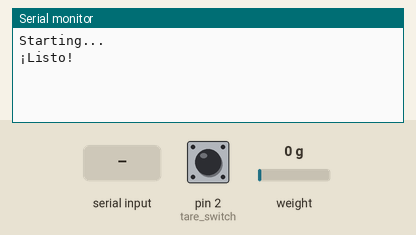
Simulated run of this sketch. Board: Arduino Uno, built with avr-gcc and run on an emulated ATmega328P. On the bench: the last lines printed to the serial monitor. The inputs (shaded band) are chosen by the test bench; at power-on: weight on the scale 0 g, pin 2 (tare_switch) HIGH.

Above: at 3.6 s.
3.7 s: weight on the scale set to 100 g
At 4.9 s:
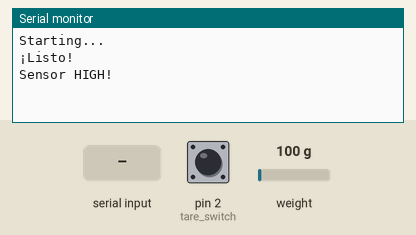
5.2 s: pin 2 (tare_switch) pulled LOW for 0.15 s
At 6.5 s:
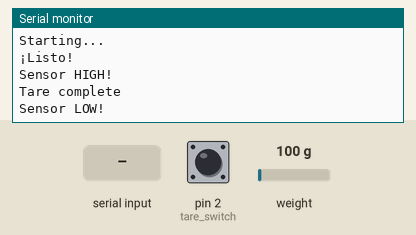
6.9 s: "p" received over Serial
At 7.2 s:
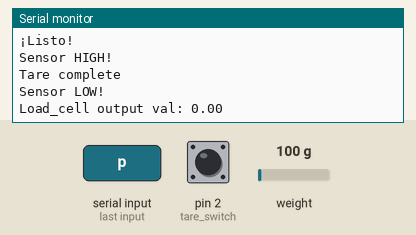

Measured:
- after the input at 3.7 s, the serial monitor: prints a new line at once (image 1)
- after the input at 5.2 s, the serial monitor: prints a new line after 0.15 s (image 2)
- after the input at 6.9 s, the serial monitor: prints a new line at once (image 3)

The sketch:

z_probe.ino
```cpp
/*
   -------------------------------------------------------------------------------------
   Sonda Z con celda de carga
   Sketch para usar una celda de carga como sonda Z para el CNC, mediante la librería HX711_ADC.

   Este sketch lee constantemente el valor entregado por el CI HX711 y lo compara con un valor preestablecido.
   Si se supera dicho valor, se activa la salida del sensor. Si baja de dicho valor, se desactiva la salida.
   Se asume que el valor de calibración está almacenado en la EEPROM, así que asegúrate de calibrarlo antes.
   Hay un pin (tare_switch) asignado para solicitar manualmente la tara (puesta a cero) del sensor.

   Leandro Bertoluzzi 2024
   -------------------------------------------------------------------------------------
   Z-probe with load cell
   Sketch to use a load cell as a Z-probe for a CNC machine, via the library HX711_ADC.

   This sketch constantly reads the value given by the HX711 IC and compares it with a fixed value.
   If the value is exceeded, the sensor output is activated. If it falls below this value, the output is deactivated.
   It assumes the calibration value is stored in the EEPROM, so be sure to calibrate it previously.
   It adds a pin (tare_switch) to manually request to tare (set to zero) the sensor.

   Leandro Bertoluzzi 2024
   -------------------------------------------------------------------------------------
*/

#include <HX711_ADC.h>
#include <EEPROM.h>

// Pins
const int HX711_dout = 4; //mcu > HX711 dout
const int HX711_sck = 5; //mcu > HX711 sck
const int sensor_output = LED_BUILTIN; //mcu > Sensor output
const int tare_switch = 2; //mcu < Tare button

// Constants
#define THRESHOLD_WEIGHT 50.0
#define HYSTERESIS 5.0
#define THRESHOLD_WEIGHT_HIGH (THRESHOLD_WEIGHT + HYSTERESIS)
#define THRESHOLD_WEIGHT_LOW (THRESHOLD_WEIGHT - HYSTERESIS)

// HX711 constructor
HX711_ADC LoadCell(HX711_dout, HX711_sck);

// Global variables
const int calVal_eepromAdress = 0;

void setup() {
  Serial.begin(57600); delay(10);
  Serial.println(); Serial.println("Starting...");

  LoadCell.begin();

  // Fetch calibration value from EEPROM
  float calibrationValue;
  EEPROM.get(calVal_eepromAdress, calibrationValue);

  // Initialize with:
  // - Stabilizing time (ms) to improve the precision
  // - Tare, to set the measured value to zero
  unsigned long stabilizingtime = 2000;
  boolean _tare = true;
  LoadCell.start(stabilizingtime, _tare);
  if (LoadCell.getTareTimeoutFlag()) {
    Serial.println("Timeout, chequear la conexión MCU>HX711");
    while (1);
  }
  else {
    LoadCell.setCalFactor(calibrationValue);
    Serial.println("¡Listo!");
  }

  // Initialize the digital pin sensor_output as an output
  pinMode(sensor_output, OUTPUT);
  // Initialize the digital pin tare_switch as an input
  pinMode(tare_switch, INPUT_PULLUP);
  // Add interruption to request tare manually
  attachInterrupt(digitalPinToInterrupt(tare_switch), tare, RISING);
}

void loop() {
  static boolean newDataReady = 0;
  static boolean sensor_high = 0;

  // Check if there is new data, or start a new conversion
  if (LoadCell.update()) newDataReady = true;

  // Get smoothed value from the dataset
  if (newDataReady) {
    float i = LoadCell.getData();
    newDataReady = 0;

    // Validate if the sensor output must be updated
    if (i > THRESHOLD_WEIGHT_HIGH && !sensor_high){
      digitalWrite(sensor_output, HIGH);
      Serial.println("Sensor HIGH!");
      sensor_high = 1;
    }

    if (i < THRESHOLD_WEIGHT_LOW && sensor_high){
      digitalWrite(sensor_output, LOW);
      Serial.println("Sensor LOW!");
      sensor_high = 0;
    }
  }

  // Receive command via serial port:
  // - Send 't' to request tare
  // - Send 'p' to see the current measured value
  if (Serial.available() > 0) {
    char inByte = Serial.read();
    if (inByte == 't') tare();
    if (inByte == 'p') show_value();
  }

  // Check if the last tare operation is complete
  if (LoadCell.getTareStatus() == true) {
    Serial.println("Tare complete");
  }

}

void tare() {
  LoadCell.tareNoDelay();
}

void show_value() {
  float i = LoadCell.getData();
  Serial.print("Load_cell output val: ");
  Serial.println(i);
}
```
